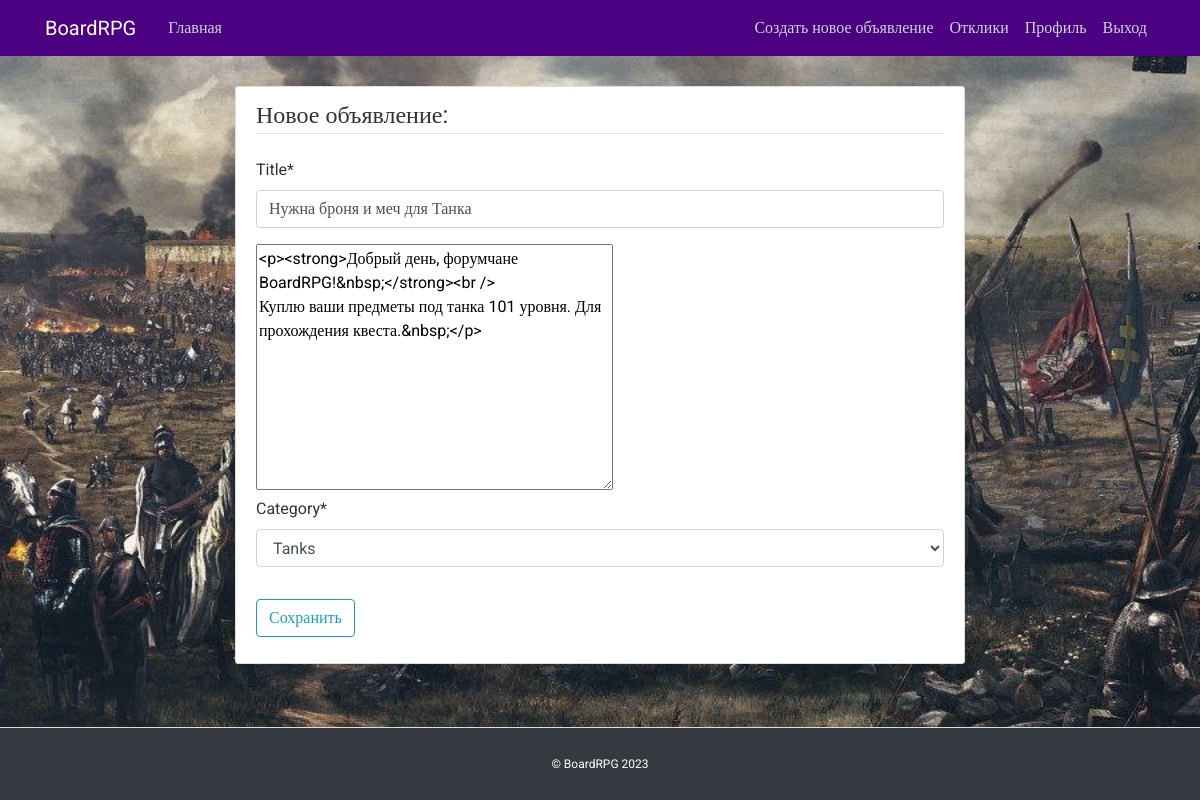
The app's page /post/26/update/ (signed in) with its own data.
### announcement/models.py (models this page shows, shortened)
class Post(models.Model):
    author = models.ForeignKey(User, on_delete=models.CASCADE)
    CAT = (('tanks', 'Tanks'),
           ('healers', 'Healers'),
           ('damage_dealers', 'Damage Dealers'),
           ('dealers', 'Dealers'),
           ('gildmasters', 'Gildmasters'),
           ('quest_givers', 'Questgivers'),
           ('blacksmiths', 'Blacksmiths'),
           ('skiners', 'Skiners'),
           ('potion_makers', 'Potion makers'),
           ('spell_masters', 'Spell masters'))
    category = models.CharField(max_length=15, choices=CAT)
    data = models.DateTimeField(default=timezone.now)
    title = models.CharField(max_length=256)
    text = RichTextUploadingField(blank=True, null=True)

### announcement/views.py (the view, shortened to what this page needs)
# urls.py: path('post/<int:pk>/update/', PostUpdateView.as_view(), name='post-update'),
class PostUpdateView(LoginRequiredMixin, UserPassesTestMixin, UpdateView):
    model = Post
    fields = ['title', 'text', 'category']
    def test_func(self):
        post = self.get_object()
        if self.request.user == post.author:
            return True
        return False

### templates/announcement/post_form.html (shortened to what this page needs)
{% extends "announcement/base.html" %}
{% load crispy_forms_tags %}
{% block content %}
    <div class="content-section">
        <form method="POST">
            <fieldset class="form-group">
                <legend class="border-bottom mb-4">Новое объявление:</legend>
                {{ form.title|as_crispy_field }}
                {{ form.text }}
                {{ form.category|as_crispy_field }}
            </fieldset>
            <div class="form-group">
                <button class="btn btn-outline-info" type="submit">Сохранить</button>
            </div>
        </form>
    </div>
{% endblock content %}

### records on screen
Post: title "Нужна броня и меч для Танка", text "<p><strong>Добрый день, форумчане BoardRPG!&nbsp;</strong><br /> Куплю ваши предметы под танка 101 уровня. Для прохождения квеста.&nbsp;</p>", category "Tanks"
